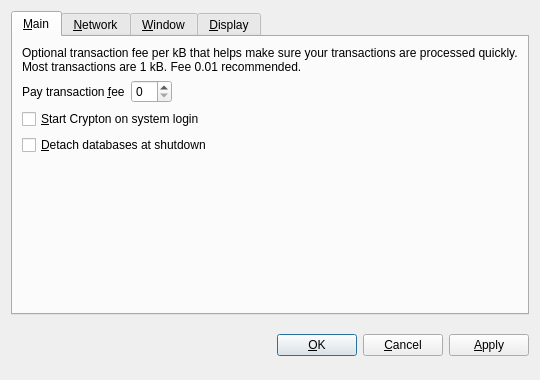
<?xml version="1.0" encoding="UTF-8"?>
<ui version="4.0">
 <class>OptionsDialog</class>
 <widget class="QDialog" name="OptionsDialog">
  <property name="geometry">
   <rect>
    <x>0</x>
    <y>0</y>
    <width>540</width>
    <height>380</height>
   </rect>
  </property>
  <property name="windowTitle">
   <string>Options</string>
  </property>
  <property name="modal">
   <bool>true</bool>
  </property>
  <layout class="QVBoxLayout" name="verticalLayout">
   <item>
    <widget class="QTabWidget" name="tabWidget">
     <property name="tabPosition">
      <enum>QTabWidget::North</enum>
     </property>
     <property name="currentIndex">
      <number>0</number>
     </property>
     <widget class="QWidget" name="tabMain">
      <attribute name="title">
       <string>&amp;Main</string>
      </attribute>
      <layout class="QVBoxLayout" name="verticalLayout_Main">
       <item>
        <widget class="QLabel" name="transactionFeeInfoLabel">
         <property name="text">
          <string>Optional transaction fee per kB that helps make sure your transactions are processed quickly. Most transactions are 1 kB. Fee 0.01 recommended.</string>
         </property>
         <property name="textFormat">
          <enum>Qt::PlainText</enum>
         </property>
         <property name="wordWrap">
          <bool>true</bool>
         </property>
        </widget>
       </item>
       <item>
        <layout class="QHBoxLayout" name="horizontalLayout_Main">
         <item>
          <widget class="QLabel" name="transactionFeeLabel">
           <property name="text">
            <string>Pay transaction &amp;fee</string>
           </property>
           <property name="textFormat">
            <enum>Qt::PlainText</enum>
           </property>
           <property name="buddy">
            <cstring>transactionFee</cstring>
           </property>
          </widget>
         </item>
         <item>
          <widget class="BitcoinAmountField" name="transactionFee"/>
         </item>
         <item>
          <spacer name="horizontalSpacer_Main">
           <property name="orientation">
            <enum>Qt::Horizontal</enum>
           </property>
           <property name="sizeHint" stdset="0">
            <size>
             <width>40</width>
             <height>20</height>
            </size>
           </property>
          </spacer>
         </item>
        </layout>
       </item>
       <item>
        <widget class="QCheckBox" name="bitcoinAtStartup">
         <property name="toolTip">
          <string>Automatically start Crypton after logging in to the system.</string>
         </property>
         <property name="text">
          <string>&amp;Start Crypton on system login</string>
         </property>
        </widget>
       </item>
       <item>
        <widget class="QCheckBox" name="detachDatabases">
         <property name="toolTip">
          <string>Detach block and address databases at shutdown. This means they can be moved to another data directory, but it slows down shutdown. The wallet is always detached.</string>
         </property>
         <property name="text">
          <string>&amp;Detach databases at shutdown</string>
         </property>
        </widget>
       </item>
       <item>
        <spacer name="verticalSpacer_Main">
         <property name="orientation">
          <enum>Qt::Vertical</enum>
         </property>
         <property name="sizeHint" stdset="0">
          <size>
           <width>20</width>
           <height>40</height>
          </size>
         </property>
        </spacer>
       </item>
      </layout>
     </widget>
     <widget class="QWidget" name="tabNetwork">
      <attribute name="title">
       <string>&amp;Network</string>
      </attribute>
      <layout class="QVBoxLayout" name="verticalLayout_Network">
       <item>
        <widget class="QCheckBox" name="mapPortUpnp">
         <property name="toolTip">
          <string>Automatically open the Crypton client port on the router. This only works when your router supports UPnP and it is enabled.</string>
         </property>
         <property name="text">
          <string>Map port using &amp;UPnP</string>
         </property>
        </widget>
       </item>
       <item>
        <widget class="QCheckBox" name="connectSocks">
         <property name="toolTip">
          <string>Connect to the Crypton network through a SOCKS proxy (e.g. when connecting through Tor).</string>
         </property>
         <property name="text">
          <string>&amp;Connect through SOCKS proxy:</string>
         </property>
        </widget>
       </item>
       <item>
        <layout class="QHBoxLayout" name="horizontalLayout_Network">
         <item>
          <widget class="QLabel" name="proxyIpLabel">
           <property name="text">
            <string>Proxy &amp;IP:</string>
           </property>
           <property name="textFormat">
            <enum>Qt::PlainText</enum>
           </property>
           <property name="buddy">
            <cstring>proxyIp</cstring>
           </property>
          </widget>
         </item>
         <item>
          <widget class="QValidatedLineEdit" name="proxyIp">
           <property name="maximumSize">
            <size>
             <width>140</width>
             <height>16777215</height>
            </size>
           </property>
           <property name="toolTip">
            <string>IP address of the proxy (e.g. 127.0.0.1)</string>
           </property>
          </widget>
         </item>
         <item>
          <widget class="QLabel" name="proxyPortLabel">
           <property name="text">
            <string>&amp;Port:</string>
           </property>
           <property name="textFormat">
            <enum>Qt::PlainText</enum>
           </property>
           <property name="buddy">
            <cstring>proxyPort</cstring>
           </property>
          </widget>
         </item>
         <item>
          <widget class="QLineEdit" name="proxyPort">
           <property name="maximumSize">
            <size>
             <width>55</width>
             <height>16777215</height>
            </size>
           </property>
           <property name="toolTip">
            <string>Port of the proxy (e.g. 9050)</string>
           </property>
          </widget>
         </item>
         <item>
          <widget class="QLabel" name="socksVersionLabel">
           <property name="text">
            <string>SOCKS &amp;Version:</string>
           </property>
           <property name="textFormat">
            <enum>Qt::PlainText</enum>
           </property>
           <property name="buddy">
            <cstring>socksVersion</cstring>
           </property>
          </widget>
         </item>
         <item>
          <widget class="QValueComboBox" name="socksVersion">
           <property name="toolTip">
            <string>SOCKS version of the proxy (e.g. 5)</string>
           </property>
          </widget>
         </item>
         <item>
          <spacer name="horizontalSpacer_Network">
           <property name="orientation">
            <enum>Qt::Horizontal</enum>
           </property>
           <property name="sizeHint" stdset="0">
            <size>
             <width>40</width>
             <height>20</height>
            </size>
           </property>
          </spacer>
         </item>
        </layout>
       </item>
       <item>
        <spacer name="verticalSpacer_Network">
         <property name="orientation">
          <enum>Qt::Vertical</enum>
         </property>
         <property name="sizeHint" stdset="0">
          <size>
           <width>20</width>
           <height>40</height>
          </size>
         </property>
        </spacer>
       </item>
      </layout>
     </widget>
     <widget class="QWidget" name="tabWindow">
      <attribute name="title">
       <string>&amp;Window</string>
      </attribute>
      <layout class="QVBoxLayout" name="verticalLayout_Window">
       <item>
        <widget class="QCheckBox" name="minimizeToTray">
         <property name="toolTip">
          <string>Show only a tray icon after minimizing the window.</string>
         </property>
         <property name="text">
          <string>&amp;Minimize to the tray instead of the taskbar</string>
         </property>
        </widget>
       </item>
       <item>
        <widget class="QCheckBox" name="minimizeOnClose">
         <property name="toolTip">
          <string>Minimize instead of exit the application when the window is closed. When this option is enabled, the application will be closed only after selecting Quit in the menu.</string>
         </property>
         <property name="text">
          <string>M&amp;inimize on close</string>
         </property>
        </widget>
       </item>
       <item>
        <spacer name="verticalSpacer_Window">
         <property name="orientation">
          <enum>Qt::Vertical</enum>
         </property>
         <property name="sizeHint" stdset="0">
          <size>
           <width>20</width>
           <height>40</height>
          </size>
         </property>
        </spacer>
       </item>
      </layout>
     </widget>
     <widget class="QWidget" name="tabDisplay">
      <attribute name="title">
       <string>&amp;Display</string>
      </attribute>
      <layout class="QVBoxLayout" name="verticalLayout_Display">
       <item>
        <layout class="QHBoxLayout" name="horizontalLayout_1_Display">
         <item>
          <widget class="QLabel" name="langLabel">
           <property name="text">
            <string>User Interface &amp;language:</string>
           </property>
           <property name="textFormat">
            <enum>Qt::PlainText</enum>
           </property>
           <property name="buddy">
            <cstring>lang</cstring>
           </property>
          </widget>
         </item>
         <item>
          <widget class="QValueComboBox" name="lang">
           <property name="toolTip">
            <string>The user interface language can be set here. This setting will take effect after restarting Crypton.</string>
           </property>
          </widget>
         </item>
        </layout>
       </item>
       <item>
        <layout class="QHBoxLayout" name="horizontalLayout_2_Display">
         <item>
          <widget class="QLabel" name="unitLabel">
           <property name="text">
            <string>&amp;Unit to show amounts in:</string>
           </property>
           <property name="textFormat">
            <enum>Qt::PlainText</enum>
           </property>
           <property name="buddy">
            <cstring>unit</cstring>
           </property>
          </widget>
         </item>
         <item>
          <widget class="QValueComboBox" name="unit">
           <property name="toolTip">
            <string>Choose the default subdivision unit to show in the interface and when sending coins.</string>
           </property>
          </widget>
         </item>
        </layout>
       </item>
       <item>
        <widget class="QCheckBox" name="displayAddresses">
         <property name="toolTip">
          <string>Whether to show Crypton addresses in the transaction list or not.</string>
         </property>
         <property name="text">
          <string>&amp;Display addresses in transaction list</string>
         </property>
        </widget>
       </item>
       <item>
        <widget class="QCheckBox" name="coinControlFeatures">
         <property name="toolTip">
          <string>Whether to show coin control features or not.</string>
         </property>
         <property name="text">
          <string>Display coin &amp;control features (experts only!)</string>
         </property>
        </widget>
       </item>
       <item>
        <spacer name="verticalSpacer_Display">
         <property name="orientation">
          <enum>Qt::Vertical</enum>
         </property>
         <property name="sizeHint" stdset="0">
          <size>
           <width>20</width>
           <height>40</height>
          </size>
         </property>
        </spacer>
       </item>
      </layout>
     </widget>
    </widget>
   </item>
   <item>
    <layout class="QHBoxLayout" name="horizontalLayout_Buttons">
     <item>
      <spacer name="horizontalSpacer_1">
       <property name="orientation">
        <enum>Qt::Horizontal</enum>
       </property>
       <property name="sizeHint" stdset="0">
        <size>
         <width>40</width>
         <height>48</height>
        </size>
       </property>
      </spacer>
     </item>
     <item>
      <widget class="QLabel" name="statusLabel">
       <property name="font">
        <font>
         <weight>75</weight>
         <bold>true</bold>
        </font>
       </property>
       <property name="text">
        <string/>
       </property>
       <property name="textFormat">
        <enum>Qt::PlainText</enum>
       </property>
       <property name="wordWrap">
        <bool>true</bool>
       </property>
      </widget>
     </item>
     <item>
      <spacer name="horizontalSpacer_2">
       <property name="orientation">
        <enum>Qt::Horizontal</enum>
       </property>
       <property name="sizeHint" stdset="0">
        <size>
         <width>40</width>
         <height>48</height>
        </size>
       </property>
      </spacer>
     </item>
     <item>
      <widget class="QPushButton" name="okButton">
       <property name="text">
        <string>&amp;OK</string>
       </property>
      </widget>
     </item>
     <item>
      <widget class="QPushButton" name="cancelButton">
       <property name="text">
        <string>&amp;Cancel</string>
       </property>
       <property name="autoDefault">
        <bool>false</bool>
       </property>
      </widget>
     </item>
     <item>
      <widget class="QPushButton" name="applyButton">
       <property name="text">
        <string>&amp;Apply</string>
       </property>
       <property name="autoDefault">
        <bool>false</bool>
       </property>
      </widget>
     </item>
    </layout>
   </item>
  </layout>
 </widget>
 <customwidgets>
  <customwidget>
   <class>BitcoinAmountField</class>
   <extends>QSpinBox</extends>
   <header>bitcoinamountfield.h</header>
  </customwidget>
  <customwidget>
   <class>QValueComboBox</class>
   <extends>QComboBox</extends>
   <header>qvaluecombobox.h</header>
  </customwidget>
  <customwidget>
   <class>QValidatedLineEdit</class>
   <extends>QLineEdit</extends>
   <header>qvalidatedlineedit.h</header>
  </customwidget>
 </customwidgets>
 <resources/>
 <connections/>
</ui>
